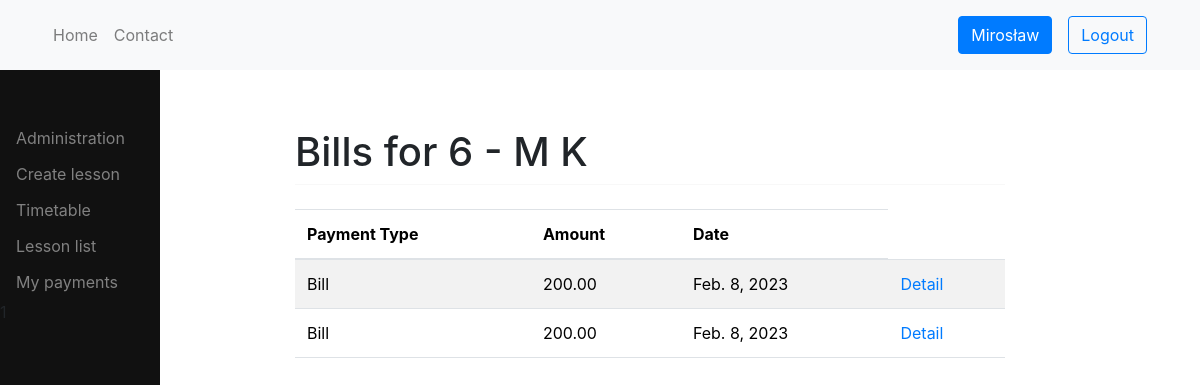
Screenshot of /billing/6/bill/ (signed in) with the database file from the repository.
### users/models.py (models this page shows, shortened)
class User(AbstractUser):
    username = None
    email = models.EmailField(_('email address'), unique=True)
    phone = models.CharField(blank=True, null=True, max_length=16, help_text='Contact phone number')
    address = models.TextField('address', max_length=255, blank=True, null=True)
    date_of_birth = models.DateField(null=True, blank=True)
    USERNAME_FIELD = 'email'
    REQUIRED_FIELDS = []
    objects = CustomUserManager()
    def __str__(self):
        return f'{self.id} - {self.first_name} {self.last_name}'

class Student(models.Model):
    user = models.OneToOneField(User, on_delete=models.CASCADE)
    enrollment_date = models.DateField()
    def __str__(self):
        return f'{self.user}'

### billing/models.py (models this page shows, shortened)
class Billing(models.Model):
    date = models.DateField(auto_now_add=True)
    student = models.ForeignKey(Student, on_delete=models.CASCADE, blank=True, null=True)
    teacher = models.ForeignKey(Teacher, on_delete=models.CASCADE, blank=True, null=True)
    description = models.CharField(max_length=255, blank=True, null=True)
    amount = models.DecimalField(max_digits=10, decimal_places=2)
    is_paid = models.BooleanField(default=False)
    PAYMENT = 'Payment'
    BILL = 'Bill'
    TYP_CHOICES = [
        (PAYMENT, 'Payment'),
        (BILL, 'Bill'),
    ]
    typ = models.CharField(choices=TYP_CHOICES, max_length=10)
    class Meta:
        ordering = ['-date']

### billing/views.py (the view)
# urls.py: path('<int:user_id>/bill/', bill, name='bill'),
@login_required
def bill(request, user_id):
    student = get_object_or_404(Student, user_id=user_id)
    billing = Billing.objects.filter(student=student)
    return render(request, 'bill.html', {'student': student, 'billing': billing})

### logbook/templatetags/auth_extras.py (called while the page is built)
@register.filter(name='has_group')
def has_group(user, group_name):
    group = Group.objects.get(name=group_name)
    return True if group in user.groups.all() else False

### billing/templates/bill.html
{% extends 'base.html' %}
{% block content %}
    <h1 class="mt-2">Bills for {{ student }}</h1>
	<hr class="mt-0 mb-4">
  <table class="table table-striped">
    <thead>
      <tr>
        <th>Payment Type</th>
        <th>Amount</th>
        <th>Date</th>
      </tr>
    </thead>
    <tbody>
      {% for bill in billing %}
        <tr>
          <td>{{ bill.typ }}</td>
          <td>{{ bill.amount }}</td>
          <td>{{ bill.date }}</td>
            <td><a href="{% url 'billing:bill-detail' bill.id %}">Detail</a></td>
        </tr>
      {% endfor %}
    </tbody>
  </table>
{% endblock %}

### templates/topnav.html
{% load static %}
<nav class="navbar navbar-expand-lg navbar-light bg-light">
  <div class="container">
      <ul class="navbar-nav me-auto mb-2 mb-lg-0">
        <li class="nav-item">
          <a class="nav-link" href="{% url 'home' %}">Home</a>
        </li>
        <li class="nav-item">
          <a class="nav-link" href="{% url 'contact' %}">Contact</a>
        </li>
      </ul>
    {% if request.user.is_authenticated %}
      <div class="d-flex align-items-center">
        <a class="btn btn-primary m-2" href="{% url 'users:view' user_id=request.user.id %}">{{ request.user.first_name }}</a>
        <a class="btn btn-outline-primary m-2" href="{% url 'users:logout' %}">Logout</a>
      </div>
    {% else %}
      <div class="d-flex align-items-center">
        <a class="btn btn-primary m-2" href="{% url 'users:login' %}">Login</a>
        <a class="btn btn-outline-primary m-2" href="{% url 'users:register' %}">Register</a>
      </div>
      {% endif %}
    </div>
</nav>

### rows the page displays
User: user.first_name "Mirosław"
Student: user.last_name "6 - M K"
Billing: typ "Bill", amount "200.00", date "Feb. 8, 2023"
Billing: typ "Bill", amount "200.00", date "Feb. 8, 2023"
